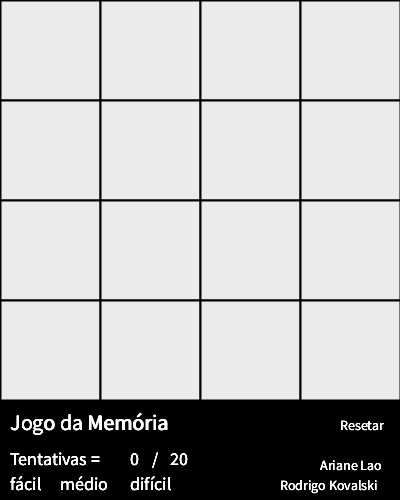
Frame 1 (no input)
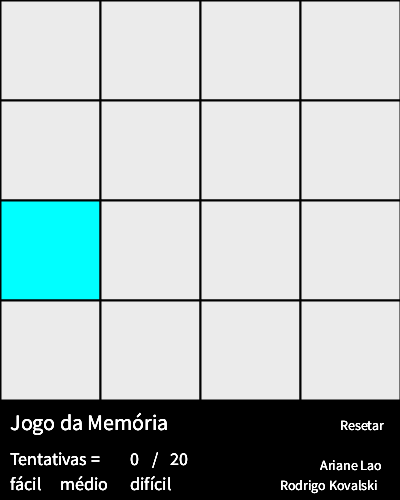
Frame 2 (the mouse pressed at the canvas centre, redrawn once)

The Processing sketch that drew these frames (run headless with seeded random() and noise(); the mouse was pressed at the canvas centre and the sketch redrawn once):

// Processing sketch: processing_109848
// ── processing_109848.pde

// Configuracao dos status dos quadrados
final int ativo = 1;
final int clicado = 2;
final int clicado_2 = 3;
final int inativo = 4;
// Criando o tabuleiro
int tabuleiro[][] = 
{
  {ativo, ativo, ativo, ativo},
  {ativo, ativo, ativo, ativo},
  {ativo, ativo, ativo, ativo},
  {ativo, ativo, ativo, ativo}
};
// Variáveis que servem como parâmetros para criar os items.
int colunas = 4; 
int linhas = 4; 
int ladox; 
int ladoy;
// Variaveis que armazenam, temporariamente, a posicao dos cliques 
int cliques = 0;
int pos_1_x = 0;
int pos_1_y = 0;
int pos_2_x = 0;
int pos_2_y = 0;
int tentativas = 0;
int pontos = 0;
int dificuldade = 20;
// Vetor para sortear as imagens.
int pares[] = {2, 3, 4, 5, 6, 7, 8, 9, 20, 30, 40, 50, 60, 70, 80, 90};
// Iniciando os dados da tela do jogo
void setup()
{ 
  size(400, 500); 
  strokeWeight(2); 
  ladox = 100; 
  ladoy = 100;
  shuffle(pares);// Embaralha os valores
  atribuiAleatorio(); //Incorpora os valores aleatorios na matriz
  noLoop();
}
// Desenhando os quadrados
void draw() { 
  background(0);
  for (int i = 0; i < colunas; i++)
  { 
    for (int j = 0; j < linhas; j++)
    { // Definindo as caracteristicas dos status
     switch(tabuleiro[i][j])
       {
        case ativo: // ativo e o status inicial, onde o item pode ser clicado para encontrar seu par.
          fill(235);
        break;
        case clicado: // clicado e o status de "aguardando", no caso revela a imagem, aguardando a escolha do proximo item.s
          desenhaCor();
        break;
        case clicado_2: // inativo e o status final, onde o item ja foi "casado" com seu correspondente.
          desenhaCor_2();
        break;
        case inativo: // inativo e o status final, onde o item ja foi "casado" com seu correspondente.
          fill(0);
        break;
       }
       if (tentativas<dificuldade) // Total de tentativas permitidas
       {
       rect(j*ladox, i*ladox, ladox, ladoy); // Desenha os quadrados que representam os itens.
       }
       else // Fim de jogo
       {
         fill(255);
         textSize(18);
         text("Acabaram as tentativas", 105,100);
         textSize(40);
         text("Fim de jogo", 90,180);
       }
       if ((pontos == 8)&&(tentativas<(dificuldade-1)))
       {
         fill(255);
         textSize(40);
         text("Parabéns", 110,100);
         textSize(20);
         text("Fim de jogo", 140,180);
       }
    }
    fill(255);
    textSize(22);
    text("Jogo da Memória", 10,430);
    textSize(14);
    text("Resetar", 340,430); // Botão de resetar o jogo
    textSize(18);
    text("Tentativas = ", 10,465);
    text(tentativas, 130, 465); // Exibe as tentativas
    text("/", 152, 465);
    text(dificuldade, 170, 465); // Exibe a dificuldade
    text("fácil", 10, 490);
    text("médio", 60, 490);
    text("difícil", 130, 490);
    textSize(14);
    text("Ariane Lao", 320, 470);
    text("Rodrigo Kovalski", 280, 490);
  }
}
// Interação com o mouse
void mousePressed() {
  cliques+=1; // Incrementa o numero de cliques realizados.
  if(cliques==1) // Primeira "clicada": a função programa vai selecionar o primeiro item.
  {
     pos_1_x = (retornaPosX()); // Chama uma função que pela posição do mouse retorna o valor da matriz na posição X.
     pos_1_y = (retornaPosY()); // Chama uma função que pela posição do mouse retorna o valor da matriz na posição Y.
     if(mouseY<=400) // Verifica se o mouse não está fora da "área jogável"
     {
       if (tabuleiro[pos_1_y][pos_1_x] == ativo) //Verifica se o item não está inativo
         {
         tabuleiro[pos_1_y][pos_1_x] = clicado; // Muda o status do item para clicado
         redraw();
         }
       else // Para item inativo reseta os cliques
         {
           cliques = 0;  
         }
     }
     else //Quando clicar fora não contar como "jogada"
     {
       cliques = 0; 
     } 
  }
  else if((cliques==2)&&(tabuleiro[pos_1_y][pos_1_x] != inativo)) // Segunda "clicada": a função vai selecionar o segundo item, se ele não for o mesmo que o primeiro.
  {
     pos_2_x = (retornaPosX()); // A função é chamada novamente, sendo possivel pois ela é genérica.
     pos_2_y = (retornaPosY());
     if(mouseY<=400) // Verifica se o mouse não está fora da "área jogável"
     {
       if(((pos_2_x)!=(pos_1_x))||(pos_2_y)!=(pos_1_y)) // Checa se o item clicado não é o mesmo que o anterior
       {
         if(tabuleiro[pos_2_y][pos_2_x] == ativo) //Verifica se o item não está inativo
         {
           tabuleiro[pos_2_y][pos_2_x] = clicado_2; // Muda o status do item para clicado
         }
         else // Para item inativo volta um clique
         {
         cliques = 1;  
         }  
       }
     }
     if(((tabuleiroOrdenado[pos_1_y][pos_1_x])==(tabuleiroOrdenado[pos_2_y][pos_2_x])/10)||((tabuleiroOrdenado[pos_2_y][pos_2_x])==(tabuleiroOrdenado[pos_1_y][pos_1_x])/10))// Verifica paridade
      {
      tabuleiro[pos_1_y][pos_1_x] = inativo; // reseta valores
      tabuleiro[pos_2_y][pos_2_x] = inativo;
      pos_1_x = 0;
      pos_1_y = 0;
      pos_2_x = 0;
      pos_2_y = 0;
      cliques = 0;
      tentativas+=1; // Incrementa o total de tentativas.
      pontos+=1; // Marca um ponto
      }
     redraw();
  }
  else if(cliques>=3) // Caso de não ocorrer os pares correspondentes ele "reseta" os cliques e os items selecionados.
  {
    if(tabuleiro[pos_1_y][pos_1_x] == clicado)
    {
      tabuleiro[pos_1_y][pos_1_x] = ativo;
    }
    if(tabuleiro[pos_2_y][pos_2_x] == clicado_2)
    {
      tabuleiro[pos_2_y][pos_2_x] = ativo;
    }
    pos_1_x = 0;
    pos_1_y = 0;
    pos_2_x = 0;
    pos_2_y = 0;
    cliques = 0;
    tentativas+=1; // Incrementa o total de tentativas.
    redraw();
  }
  if ((mouseX>340 && mouseX<500)&&(mouseY>425 && mouseY<440)) // Botao de reset
  {
    resetarJogo ();
  }
  if ((mouseX>10 && mouseX<50)&&(mouseY>475 && mouseY<495)) // Botao do modo Fácil
  {
    dificuldade = 30;
    resetarJogo ();
  }
  if ((mouseX>60 && mouseX<120)&&(mouseY>475 && mouseY<495)) // Botao do modo Médio
  {
    dificuldade = 20;
    resetarJogo ();
  }
  if ((mouseX>130 && mouseX<180)&&(mouseY>475 && mouseY<495)) // Botao do modo Difícil
  {
    dificuldade = 10;
    resetarJogo ();
  }
}
// Função que pega a posição X de acordo com a posição do mouse.
int retornaPosX()
{
  int retorno_pos_x = 0;
  if(mouseX>0 && mouseX<100)
  {
  retorno_pos_x = 0;
  }
  else if(mouseX>100 && mouseX<200)
  {
  retorno_pos_x = 1;
  }
  else if(mouseX>200 && mouseX<300)
  {
  retorno_pos_x = 2;
  }
  else if(mouseX>300 && mouseX<400)
  {
  retorno_pos_x = 3;
  }
  return retorno_pos_x; // Valor da posicao na matriz
}
// Função que pega a posição Y de acordo com a posição do mouse.
int retornaPosY()
{
  int retorno_pos_y = 0;
  if(mouseY>0 && mouseY<100)
  {
  retorno_pos_y = 0;
  }
  else if(mouseY>100 && mouseY<200)
  {
  retorno_pos_y = 1;
  }
  else if(mouseY>200 && mouseY<300)
  {
  retorno_pos_y = 2;
  }
  else if(mouseY>300 && mouseY<400)
  {
  retorno_pos_y = 3;
  }
  return retorno_pos_y;
}
// Embaralha os valores
void shuffle(int[] pares)
{
  int temp;
  int escolha;
   for(int i=0; i<pares.length; i++)// Embaralha os valores
     {
       temp = pares[i];
       escolha  = (int)random(16);
       pares[i] = pares[escolha];
       pares[escolha]= temp;
     }
}
// Atribui os itens ao valor aleatorio
int tabuleiroOrdenado [] [] = {
  {pares[0], pares[1], pares[2],pares[3]},
  {pares[4], pares[5], pares[6],pares[7]},
  {pares[8], pares[9], pares[10],pares[11]},
  {pares[12], pares[13], pares[14],pares[15]}
};
// Faz o aleatorio funcionar na matriz;
void atribuiAleatorio()
{
  for (int i=0; i<16; i++)
  {
    for (int j=0; j<4; j++)
    {
      for (int h=0; h<4; h++)
      {
        tabuleiroOrdenado [j] [h] = pares[i];
        i++;
      }
    }
  }
}
// Define as cores pelo valor
void desenhaCor()
{
  if(((tabuleiroOrdenado[pos_1_y][pos_1_x]) == 2)||((tabuleiroOrdenado[pos_1_y][pos_1_x]) == 20)){
    fill(255,0,0);//Vermelho
  }
  if(((tabuleiroOrdenado[pos_1_y][pos_1_x]) == 3)||((tabuleiroOrdenado[pos_1_y][pos_1_x]) == 30)){
    fill(0,255,0);//Verde
  }
  if(((tabuleiroOrdenado[pos_1_y][pos_1_x]) == 4)||((tabuleiroOrdenado[pos_1_y][pos_1_x]) == 40)){
    fill(0,0,255);//Azul
  }
  if(((tabuleiroOrdenado[pos_1_y][pos_1_x]) == 5)||((tabuleiroOrdenado[pos_1_y][pos_1_x]) == 50)){
    fill(255,255,0);//Amarelo
  }
  if(((tabuleiroOrdenado[pos_1_y][pos_1_x]) == 6)||((tabuleiroOrdenado[pos_1_y][pos_1_x]) == 60)){
    fill(255,0,255);//Rosa
  }
  if(((tabuleiroOrdenado[pos_1_y][pos_1_x]) == 7)||((tabuleiroOrdenado[pos_1_y][pos_1_x]) == 70)){
    fill(0,255,255);//Azul claro
  }
  if(((tabuleiroOrdenado[pos_1_y][pos_1_x]) == 8)||((tabuleiroOrdenado[pos_1_y][pos_1_x]) == 80)){
     fill(115,0,115);//Roxo
  }
  if(((tabuleiroOrdenado[pos_1_y][pos_1_x]) == 9)||((tabuleiroOrdenado[pos_1_y][pos_1_x]) == 90)){
    fill(115,115,0);//Marrom
  }
};
// Define as cores pelo valor
void desenhaCor_2()
{
  if(((tabuleiroOrdenado[pos_2_y][pos_2_x]) == 2)||((tabuleiroOrdenado[pos_2_y][pos_2_x]) == 20)){
    fill(255,0,0);//Vermelho
  }
  if(((tabuleiroOrdenado[pos_2_y][pos_2_x]) == 3)||((tabuleiroOrdenado[pos_2_y][pos_2_x]) == 30)){
    fill(0,255,0);//Verde
  }
  if(((tabuleiroOrdenado[pos_2_y][pos_2_x]) == 4)||((tabuleiroOrdenado[pos_2_y][pos_2_x]) == 40)){
    fill(0,0,255);//Azul
  }
  if(((tabuleiroOrdenado[pos_2_y][pos_2_x]) == 5)||((tabuleiroOrdenado[pos_2_y][pos_2_x]) == 50)){
    fill(255,255,0);//Amarelo
  }
  if(((tabuleiroOrdenado[pos_2_y][pos_2_x]) == 6)||((tabuleiroOrdenado[pos_2_y][pos_2_x]) == 60)){
    fill(255,0,255);//Rosa
  }
  if(((tabuleiroOrdenado[pos_2_y][pos_2_x]) == 7)||((tabuleiroOrdenado[pos_2_y][pos_2_x]) == 70)){
   fill(0,255,255);//Azul claro
  }
  if(((tabuleiroOrdenado[pos_2_y][pos_2_x]) == 8)||((tabuleiroOrdenado[pos_2_y][pos_2_x]) == 80)){
    fill(115,0,115);//Roxo
  }
  if(((tabuleiroOrdenado[pos_2_y][pos_2_x]) == 9)||((tabuleiroOrdenado[pos_2_y][pos_2_x]) == 90)){
    fill(115,115,0);//Marrom
  }
};
// Reseta o jogo
void resetarJogo ()
{
    pos_1_x = 0;
    pos_1_y = 0;
    pos_2_x = 0;
    pos_2_y = 0;
    cliques = 0;
    tentativas = 0;
    pontos = 0;
    for (int j=0; j<4; j++)
    {
      for (int h=0; h<4; h++)
      {
        tabuleiro [j] [h] = ativo;
      }
    }
    shuffle(pares);// Embaralha os valores
    atribuiAleatorio(); //Incorpora os valores aleatorios na matriz
    redraw();
}
